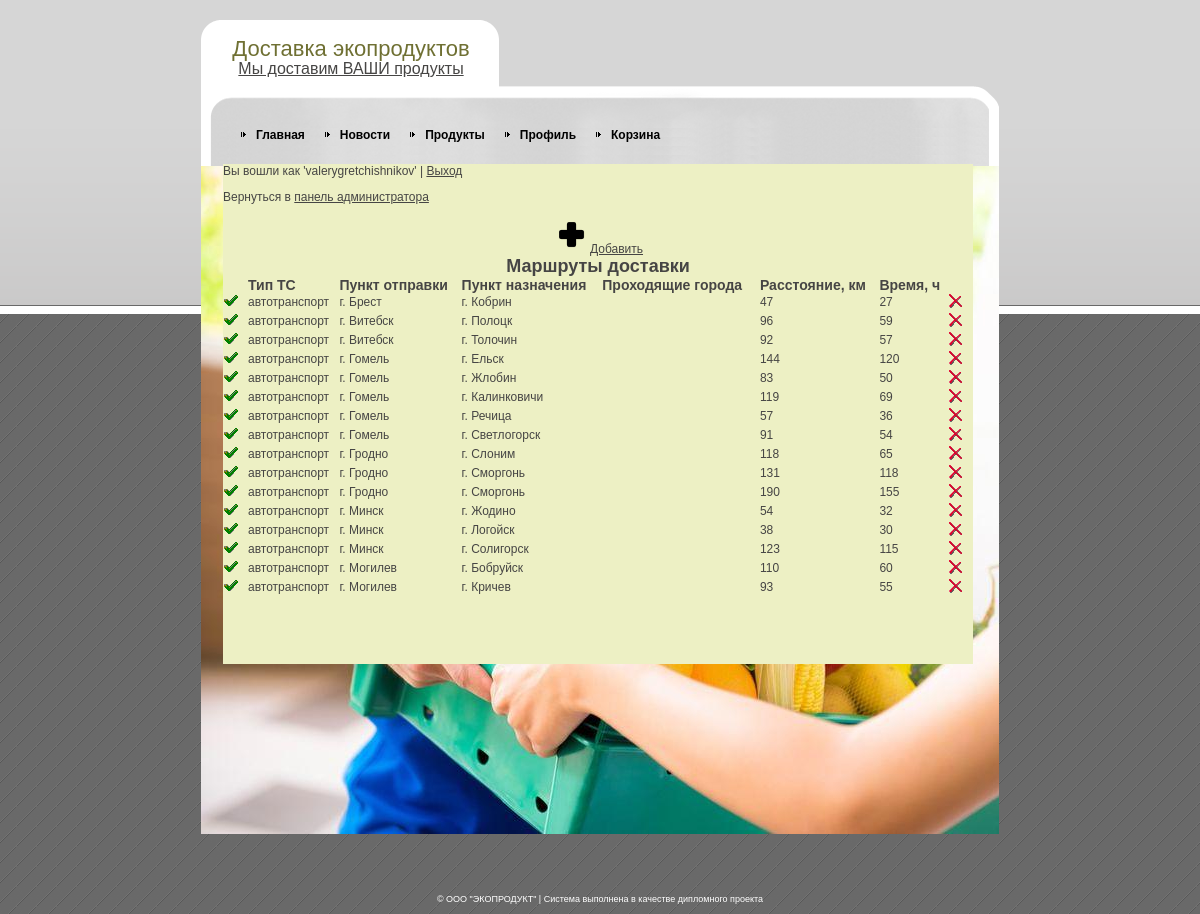
/edit_route.php (signed in), run on the app's committed database.
### tables this page shows
CREATE TABLE IF NOT EXISTS `route` (
  `id` int(11) NOT NULL AUTO_INCREMENT,
  `idtypets` int(11) NOT NULL,
  `idpoint1` int(11) NOT NULL,
  `idpoint2` int(11) NOT NULL,
  `dist` decimal(10,0) NOT NULL,
  `time` float NOT NULL,
  PRIMARY KEY (`id`),
  KEY `idtype` (`idtypets`,`idpoint1`,`idpoint2`),
  KEY `idpoint1` (`idpoint1`),
  KEY `idpoint2` (`idpoint2`)
);

CREATE TABLE IF NOT EXISTS `typets` (
  `id` int(11) NOT NULL AUTO_INCREMENT,
  `type` varchar(50) NOT NULL,
  `price` float NOT NULL,
  PRIMARY KEY (`id`)
);

CREATE TABLE IF NOT EXISTS `points` (
  `id` int(11) NOT NULL AUTO_INCREMENT,
  `point` varchar(50) NOT NULL,
  `idregion` int(11) NOT NULL,
  `is_region_center` tinyint(1) NOT NULL,
  PRIMARY KEY (`id`),
  KEY `idregion` (`idregion`)
);

### edit_route.php (the view, shortened to what this page needs)
<?php
require "lib_db.php";
?>
<!DOCTYPE html PUBLIC "-//W3C//DTD XHTML 1.0 Strict//EN" "http://www.w3.org/TR/xhtml1/DTD/xhtml1-strict.dtd">
<html xmlns="http://www.w3.org/1999/xhtml" xml:lang="en" lang="en">
<head>
<link rel="stylesheet" href="style.css" type="text/css" charset="utf-8" />
</head>
<body>
<div id="outer">
  <div id="wrapper">
    <div id="body-bot">
      <div id="body-top">
        <div id="logo">
          <h1>Доставка экопродуктов</h1>
          <p><a href="adminform.php" target="_parent">Мы доставим ВАШИ продукты</a></p>
        </div>
        <div id="nav">
          <ul>
          </ul>
        </div>
        <div id="gboxm">
				<?php
				$login = $_SESSION['login'];
				$password = $_SESSION['password'];
				if(empty($login) and empty($password))
				{
					echo "<h2>Ошибка!</h2>";
					echo "<p>Необходимо пройти авторизацию | <a href='adminform.php'>Вход</a></p>";
				}
				else
				{
					echo "<p>Вы вошли как '$login' | <a href='../exit.php'>Выход</a></p>";
					echo "<p>Вернуться в <a href='adminform.php'>панель администратора</a></p>";?>
					<center><a href="edit_routef.php?id=0"><img height="37" src="images/logos/add.png" alt="add" />Добавить</a>
					<h2>Маршруты доставки</center></h2>
					<table border="0" cellpadding="0" cellspacing="0" width="100%">
					<tr>
						<td width=25></td>
						<td><h3>Тип ТС</h3></td>
						<td><h3>Пункт отправки</h3></td>
						<td><h3>Пункт назначения</h3></td>
						<td><h3>Проходящие города</h3></td>
						<td><h3>Расстояние, км</h3></td>
						<td><h3>Время, ч</h3></td>
						<td width=25></td>
					</tr>
					<?
					$items = getRoute('');
					foreach($items as $item)
					{?>
						<tr>
						<td><a href="edit_routef.php?id=<?=$item["id"]?>"><img src="images/logos/edit.ico" alt="edit" /></a></td>
						<td><?=$item["type"]?></td>
						<td><?=$item["point1"]?></td>
						<td><?=$item["point2"]?></td>
						<td>
                        </td>
						<td><?=$item["dist"]?></td>
						<td><?=$item["time"]?></td>
						<td><a href="delete_route.php?id=<?=$item["id"]?>"><img src="images/logos/del.ICO" alt="del" /></a></td>
						</tr>
					<?}
						echo "</table>";
					}?>
        </div>
      </div>
    </div>
  </div>
</div>
<div id="copyright"> &copy; ООО "ЭКОПРОДУКТ" | Система выполнена в качестве дипломного проекта</div>
</body>
</html>

### style.css (style rules this page uses)
html, body, h1, h2, h3, h4 { margin: 0; padding: 0; }
img { border: 0; }
a { color: #464544; }
body { background: url(images/logos/page_bg.gif); text-align: center; font: 12px arial, sans-serif; color: #464544; padding-bottom: 10px; }
#outer { background: top left url(images/logos/page_bg_top.gif) repeat-x; padding-top: 20px; }
#wrapper { text-align: left; margin: auto; width: 798px; position: relative; background: url(images/logos/body_bg.gif) repeat-y; }
#body-bot { background: bottom left url(images/logos/body_bg_bot.jpg) no-repeat; }
#body-top { background: url(images/logos/body_bg_top.gif) no-repeat; min-height: 800px; _height: 800px; padding-bottom: 14px; }
#logo { width: 25em; text-align: center; }
#logo h1 { color: #6F7033; font: 22px "Arial narrow", arial, sans-serif; line-height: 1; padding-top: 0.8em; }
#logo p { color: #464544; font: 16px "Arial narrow", arial, sans-serif; margin: 0; }
#nav { margin-top: 50px; }
#gboxm { width: 750px; min-height: 500px; margin-top: 22px; margin-left: 22px; margin-bottom: 22px; background-color: #EDF0C4; }
#copyright { font-size: 9px; color: #fff; margin-top: 60px; }

### data on the page
route: idtypets.type "автотранспорт", idpoint1.point "г. Брест", idpoint2.point "г. Кобрин", dist "47", time "27"
route: idtypets.type "автотранспорт", idpoint1.point "г. Витебск", idpoint2.point "г. Полоцк", dist "96", time "59"
route: idtypets.type "автотранспорт", idpoint1.point "г. Витебск", idpoint2.point "г. Толочин", dist "92", time "57"
route: idtypets.type "автотранспорт", idpoint1.point "г. Гомель", idpoint2.point "г. Ельск", dist "144", time "120"
route: idtypets.type "автотранспорт", idpoint1.point "г. Гомель", idpoint2.point "г. Жлобин", dist "83", time "50"
route: idtypets.type "автотранспорт", idpoint1.point "г. Гомель", idpoint2.point "г. Калинковичи", dist "119", time "69"
route: idtypets.type "автотранспорт", idpoint1.point "г. Гомель", idpoint2.point "г. Речица", dist "57", time "36"
route: idtypets.type "автотранспорт", idpoint1.point "г. Гомель", idpoint2.point "г. Светлогорск", dist "91", time "54"
route: idtypets.type "автотранспорт", idpoint1.point "г. Гродно", idpoint2.point "г. Слоним", dist "118", time "65"
route: idtypets.type "автотранспорт", idpoint1.point "г. Гродно", idpoint2.point "г. Сморгонь", dist "131", time "118"
route: idtypets.type "автотранспорт", idpoint1.point "г. Гродно", idpoint2.point "г. Сморгонь", dist "190", time "155"
route: idtypets.type "автотранспорт", idpoint1.point "г. Минск", idpoint2.point "г. Жодино", dist "54", time "32"
route: idtypets.type "автотранспорт", idpoint1.point "г. Минск", idpoint2.point "г. Логойск", dist "38", time "30"
route: idtypets.type "автотранспорт", idpoint1.point "г. Минск", idpoint2.point "г. Солигорск", dist "123", time "115"
route: idtypets.type "автотранспорт", idpoint1.point "г. Могилев", idpoint2.point "г. Бобруйск", dist "110", time "60"
route: idtypets.type "автотранспорт", idpoint1.point "г. Могилев", idpoint2.point "г. Кричев", dist "93", time "55"

### other printed values
$login "valerygretchishnikov"
